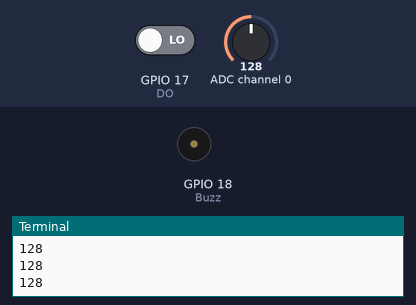
Bench run of a program on a simulated Raspberry Pi (BCM pin numbers). On the bench: buzzer (waves = sounding, pin HIGH), the last lines printed to the terminal. Inputs (shaded band) come from the test bench; at power-on: GPIO 17 (DO) LOW, ADC channel 0 = 128 (analog values on the 0–255 scale). Library files of the repository ran but are not shown: PCF8591.py.

Above: at 0.9 s.
1.3 s: GPIO 17 (DO) driven HIGH
At 1.3 s:
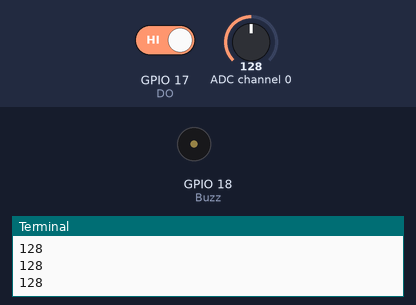
2.9 s: GPIO 17 (DO) driven LOW
At 3.31 s:
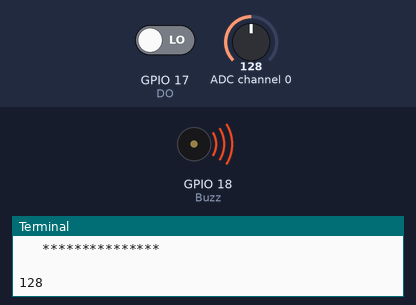
Timing chart, 0 to 11.9 s (numbered marks = the images above; inputs shaded):
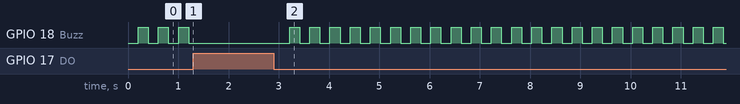

The program:

22_gas_sensor.py
```python
#!/usr/bin/env python
import PCF8591 as ADC
import RPi.GPIO as GPIO
import time
import math

DO = 17
Buzz = 18
GPIO.setmode(GPIO.BCM)

def setup():
	ADC.setup(0x48)
	GPIO.setup	(DO, 	GPIO.IN)
	GPIO.setup	(Buzz, 	GPIO.OUT)
	GPIO.output	(Buzz,	0)

def Print(x):
	if x == 1:
		print ''
		print '   *********'
		print '   * Safe~ *'
		print '   *********'
		print ''
	if x == 0:
		print ''
		print '   ***************'
		print '   * Danger Gas! *'
		print '   ***************'
		print ''

def loop():
	status = 1
	count = 0
	while True:
		print ADC.read(0)

		tmp = GPIO.input(DO);
		if tmp != status:
			Print(tmp)
			status = tmp
		if status == 0:
			count += 1
			if count % 2 == 0:
				GPIO.output(Buzz, 1)
			else:
				GPIO.output(Buzz, 0)
		else:
			GPIO.output(Buzz, 0)
			count = 0

		time.sleep(0.2)

def destroy():
	GPIO.output(Buzz, 0)
	GPIO.cleanup()

if __name__ == '__main__':
	try:
		setup()
		loop()
	except KeyboardInterrupt:
		destroy()
```

Measured:
- after the input at 1.3 s, GPIO 18 (Buzz): stops changing and stays LOW
- after the input at 2.9 s, GPIO 18 (Buzz): alternates HIGH for 0.20 s and LOW for 0.20 s, starting after 0.32 s
- by itself, GPIO 18 (Buzz): alternates HIGH for 0.20 s and LOW for 0.20 s
